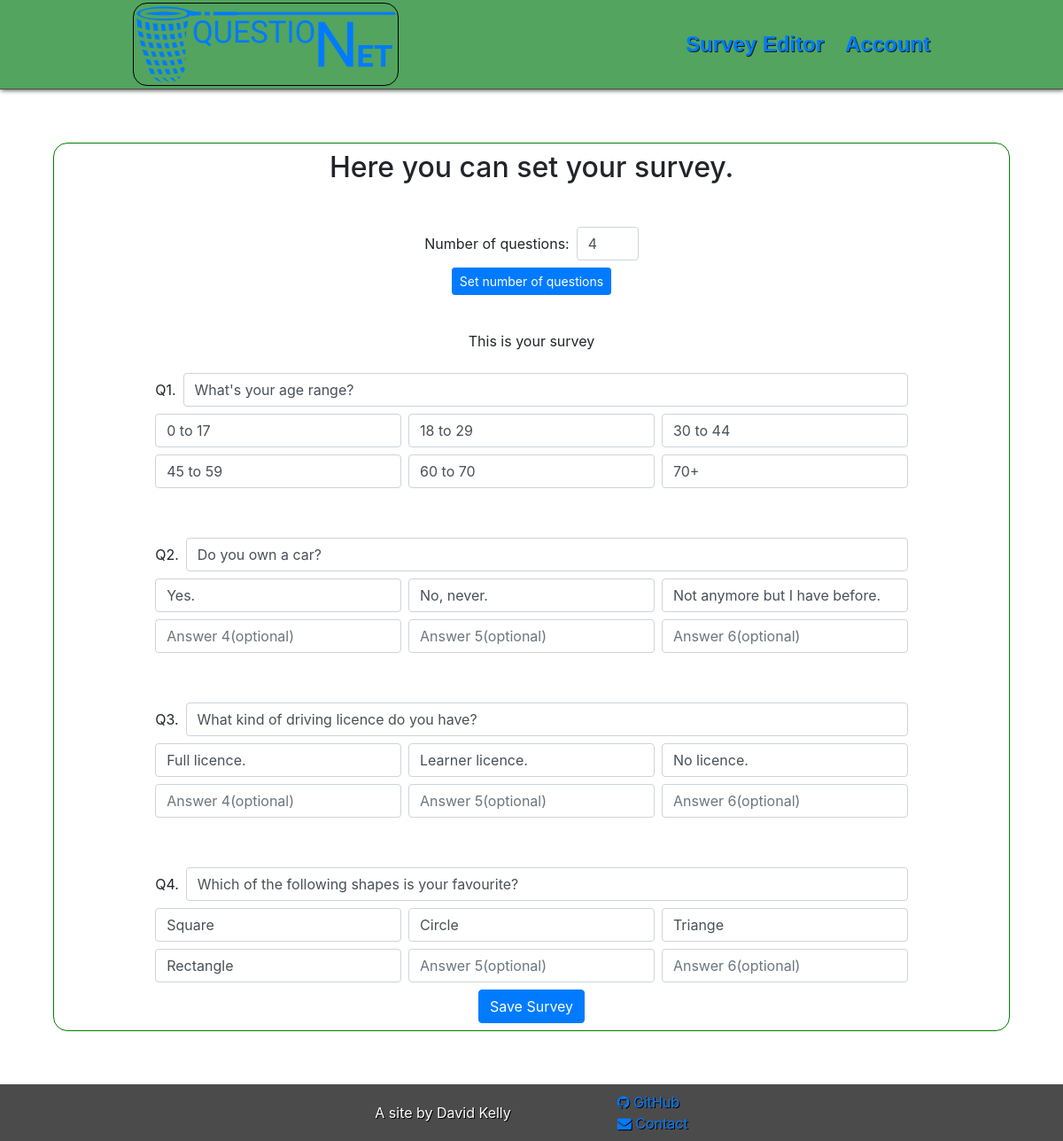
The app's page /editor (signed in) with its own data.
### survey/models.py (models this page shows, shortened)
class Question(models.Model):
    asker = models.ForeignKey(User, on_delete=models.CASCADE)
    number = models.IntegerField()
    question = models.CharField(max_length=255)
    type = models.IntegerField(default=0)
    ans1 = models.CharField(max_length=255)
    ans2 = models.CharField(max_length=255)
    ans3 = models.CharField(max_length=255)
    ans4 = models.CharField(max_length=255)
    ans5 = models.CharField(max_length=255)
    ans6 = models.CharField(max_length=255)

### survey/views.py (the view)
# urls.py: path("editor", views.editor, name="editor"),
@login_required(login_url="/account")
def editor(request):
    if request.method == "POST":
        data = request.POST
        number_of_questions = max(
            int(key[1:])
            for key in data.keys()
            if key.startswith("q") and key[1:].isdigit() and data[key]
        )
        data = []
        for i in range(1, number_of_questions + 1):
            question_data = {}
            for key, value in request.POST.items():
                if key.startswith(f"q{i}"):
                    if "a" in key:
                        answer_number = key.split("a")[1]
                        question_data[f"ans{answer_number}"] = value
                    else:
                        question_data["question"] = value
            data.append(question_data)
        i = 1
        for question_set in data:
            question_text = question_set["question"]
            if not question_text:
                continue
            question_obj, _ = Question.objects.get_or_create(
                asker=request.user,
                number=i,
            )
            question_obj.question = question_text
            answers = [
                question_set[f"ans{j}"] for j in range(1, 7) if question_set[f"ans{j}"]
            ]
            for j in range(len(answers)):
                setattr(question_obj, f"ans{j+1}", answers[j] or None)
            question_obj.type = len(answers)
            question_obj.save()
            i += 1
        s = Surveyer.objects.get(user=request.user.id)
        s.questions = number_of_questions
        s.save()
        return alert(request, "Questions saved.", "You can now share your survey.")
    else:
        if request.GET.get("noquestions"):
            if Surveyer.objects.get(user=request.user.id).questions != int(
                request.GET.get("noquestions")
            ):
                noquestions = int(request.GET.get("noquestions"))
            else:
                noquestions = Surveyer.objects.get(user=request.user.id).questions
        else:
            noquestions = Surveyer.objects.get(user=request.user.id).questions
        questions = Question.objects.filter(
            asker=request.user.id, number__lte=noquestions
        )
        existing_questions = Question.objects.filter(asker=request.user.id).count()
        return render(
            request,
            "survey/editor.html",
            {
                "questions": questions,
                "range_new": range(1, noquestions + 1),
                "range_existing": range(existing_questions + 1, noquestions + 1),
                "users_no_questions": noquestions,
            },
        )

### survey/templates/survey/editor.html (shortened to what this page needs)
{% extends "survey/layout.html" %}
{%block body %}
<h2>Here you can set your survey.</h2>
<form class="form" action="/editor" method="get">
  <div class="labeled">
    <label for="noquestions">Number of questions:</label>
    <input
      autocomplete="off"
      autofocus
      class="form-control"
      id="noquestions"
      placeholder="1"
      type="number"
      name="noquestions"
      min="1"
      {% if users_no_questions %}
      value="{{users_no_questions}}"
      {% else %}
      value="1"
      {% endif %}
    />
  </div>
  <input
    class="btn btn-primary btn-sm"
    type="submit"
    value="Set number of questions"
  />
</form>
<form class="form" action="/editor" method="post">
  {% csrf_token %} {% if questions %}
  <p>This is your survey</p>
  <div class="question-section">
    {% for row in questions %}
    <div class="question-container">
      <div class="question-text labeled">
        <label for="Q{{row.number}}">Q{{row.number}}.</label>
        <input
          autocomplete="off"
          autofocus
          class="form-control"
          name="q{{ row.number }}"
          placeholder="Type in your question {{ row.number }} here"
          type="text"
          value="{{row.question}}"
        />
      </div>
      <div class="answer-container">
        <input
          autocomplete="off"
          autofocus
          class="form-control"
          name="q{{row.number}}a1"
          placeholder="Answer 1"
          type="text"
          value="{{row.ans1}}"
        />
        <input
          autocomplete="off"
          autofocus
          class="form-control"
          name="q{{row.number}}a2"
          placeholder="Answer 2"
          type="text"
          value="{{row.ans2}}"
        />
        <input
          autocomplete="off"
          autofocus
          class="form-control"
          name="q{{row.number}}a3"
          placeholder="Answer 3(optional)"
          type="text"
          {% if row.ans3 and row.type >= 3 %} value="{{row.ans3}}" {% endif %}
        />
      </div>
      <div class="answer-container">
        <input
          autocomplete="off"
          autofocus
          class="form-control"
          name="q{{row.number}}a4"
          placeholder="Answer 4(optional)"
          type="text"
          {% if row.ans4 and row.type >= 4 %} value="{{row.ans4}}" {% endif %}
        />
        <input
          autocomplete="off"
          autofocus
          class="form-control"
          name="q{{row.number}}a5"
          placeholder="Answer 5(optional)"
          type="text"
          {% if row.ans5 and row.type >= 5 %} value="{{row.ans5}}" {% endif %}
        />
        <input
          autocomplete="off"
          autofocus
          class="form-control"
          name="q{{row.number}}a6"
          placeholder="Answer 6(optional)"
          type="text"
          {% if row.ans6 and row.type >= 6 %} value="{{row.ans6}}" {% endif %}
        />
      </div>
    </div>
    {% endfor %}
  </div>
  {% endif %}
  <button class="btn btn-primary" type="submit">Save Survey</button>
</form>
{% endblock %}

### survey/templates/survey/layout.html (shortened to what this page needs)
{% load static %}
<!doctype html>
<html lang="en">
  <head>
    <link
      href="https://maxcdn.bootstrapcdn.com/bootstrap/4.1.3/css/bootstrap.min.css"
      rel="stylesheet"
    />
    <link
      rel="stylesheet"
      href="https://maxcdn.bootstrapcdn.com/font-awesome/4.4.0/css/font-awesome.min.css"
    />
    <link href="{% static 'survey/styles.css' %}" rel="stylesheet" />
    <link href="{% static 'survey/queries.css' %}" rel="stylesheet" />
  </head>
  <body>
    <div>
      <header>
        <div class="nav-bar">
          <div class="nav-left">
            <div class="logo">
              <img src="{% static 'survey/logos/logo.png' %}" alt="logo" />
            </div>
          </div>
          <div class="nav-right">
            {% if user.is_authenticated %}
              <div class="nav-item"><a href="/editor">Survey Editor</a></div>
              <div class="nav-item"><a href="/account">Account</a></div>
            {% else %}
              <div class="nav-item"><a href="/account">Log-In</a></div>
              <div class="nav-item"><a href="/register">Register</a></div>
            {% endif %}
          </div>
        </div>
      </header>
    </div>
    <div class="bodymain">{% block body %}{% endblock %}</div>
    <div>
      <footer class="footer">
        <div>A site by David Kelly</div>
        <div>
          <div>
            <a href="https://github.com/WhateverMars"><i class="fa fa-github"></i> GitHub</a>
          </div>
          <div>
            <a href="mailto:davekelly1224@gmail.com"><i class="fa fa-envelope"></i> Contact</a>
          </div>
        </div>
      </footer>
    </div>
  </body>
</html>

### survey/static/survey/styles.css (style rules this page uses)
body { margin: 0; display: flex; flex-direction: column; justify-content: space-between; height: 100vh; height: calc(var(--vh, 1vh) * 100); }
header { background-color: rgba(0, 122, 20, 0.678); box-shadow: 1px 1px 5px #4e4e4e; border-bottom: 1px solid #4e4e4e; }
.nav-bar { font-size: 24px; font-family: "Trebuchet MS", "Lucida Sans Unicode", "Lucida Grande", "Lucida Sans", Arial, sans-serif; font-weight: 700; list-style: none; display: flex; justify-content: space-around; height: calc(var(--vh, 1vh) * 20); max-height: 100px; margin: 0 auto; align-items: center; gap: calc(var(--vw, 1vw) * 2); }
.logo { text-shadow: 1px 1px #000000cf; }
.logo img { height: 80%; max-height: calc(var(--vh, 1vh) * 18); max-width: 300px; border-radius: 16px; padding: 2px; border: 1px solid black; width: 100%; }
.nav-item { text-shadow: 1px 1px #000000cf; }
.nav-right { display: flex; justify-content: space-between; align-items: center; gap: calc(var(--vw, 1vw) * 2); text-align: center; }
.bodymain { display: flex; justify-content: space-between; flex-direction: column; align-items: center; gap: calc(var(--vh, 1vh) * 5); margin: calc(var(--vw, 1vw) * 5); border: 1px solid green; border-radius: 16px; padding: 8px; }
h2 { text-align: center; }
.form { display: flex; flex-direction: column; align-items: center; justify-content: space-around; text-align: center; gap: var(--vh, 1vh); width: 100%; }
.question-section { width: 100%; display: flex; flex-direction: column; gap: 56px; }
.labeled { display: flex; flex-direction: row; align-items: center; }
label { margin: 0 8px 0 0; }
.question-container { display: flex; flex-direction: column; gap: 8px; align-items: center; }
.question-text { width: 80%; }
.question-text input { width: 100%; }
.answer-container { display: flex; flex-direction: row; gap: 8px; width: 80%; justify-content: center; flex-grow: 1; text-align: left; }
footer { background-color: #4b4b4b; color: white; display: flex; flex-direction: row; justify-content: center; align-items: center; gap: calc(var(--vw, 1vw) * 10); padding: 8px; text-shadow: 1px 1px black; }
#noquestions { width: 70px; }

### records on screen
Question: number "1", question "What's your age range?", ans1 "0 to 17", ans2 "18 to 29", ans3 "30 to 44", ans4 "45 to 59", ans5 "60 to 70", ans6 "70+"
Question: number "2", question "Do you own a car?", ans1 "Yes.", ans2 "No, never.", ans3 "Not anymore but I have before."
Question: number "3", question "What kind of driving licence do you have?", ans1 "Full licence.", ans2 "Learner licence.", ans3 "No licence."
Question: number "4", question "Which of the following shapes is your favourite?", ans1 "Square", ans2 "Circle", ans3 "Triange", ans4 "Rectangle"
